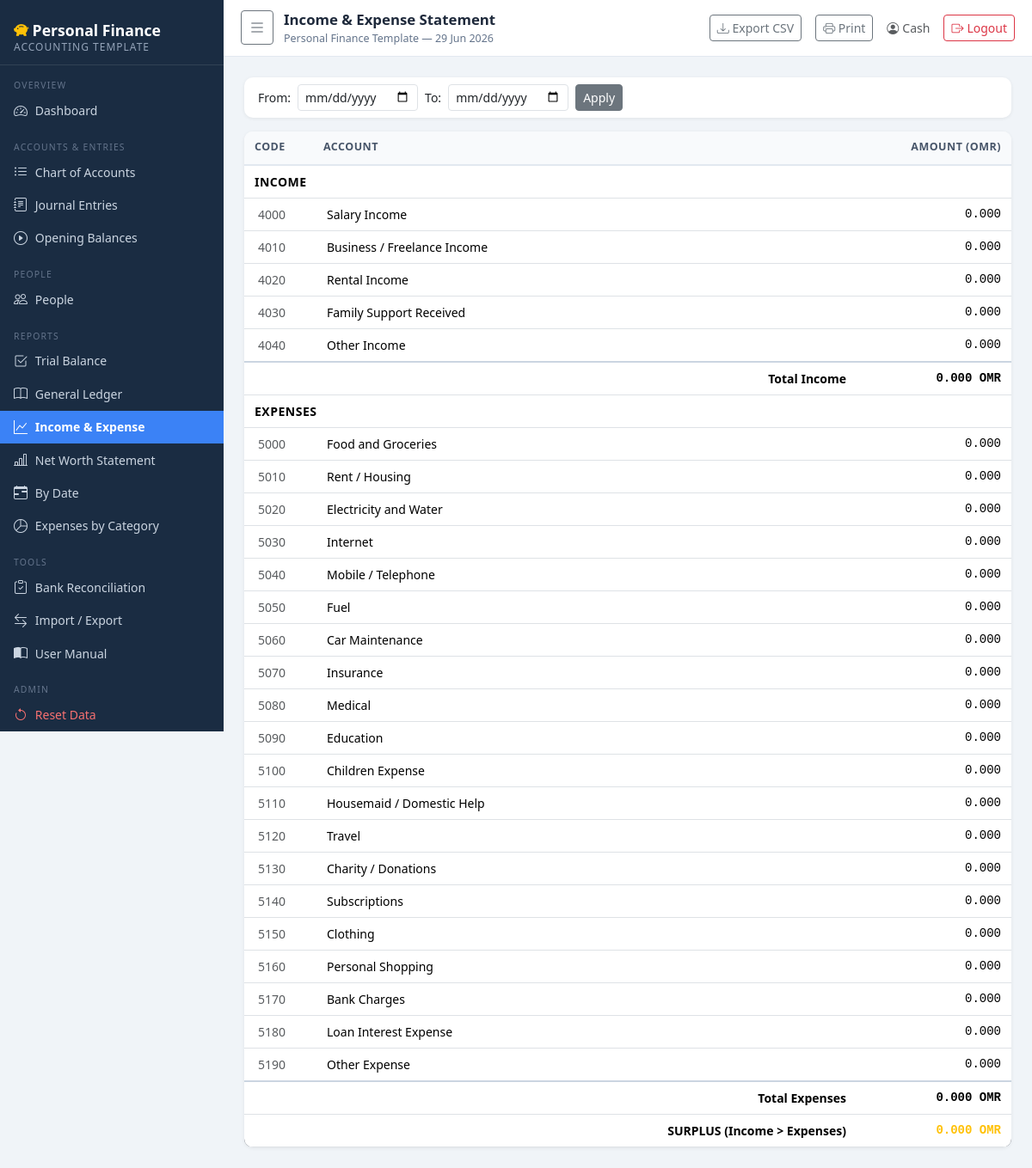
/reports/profit-loss (signed in), run on the app's committed database.
### app.py (models this page shows, shortened)
class Account(db.Model):
    __tablename__ = 'account'
    id = db.Column(db.Integer, primary_key=True)
    code = db.Column(db.String(20), unique=True, nullable=False)
    name = db.Column(db.String(200), nullable=False)
    account_type = db.Column(db.String(50), nullable=False)
    parent_account_id = db.Column(db.Integer, db.ForeignKey('account.id'), nullable=True)
    description = db.Column(db.Text)
    is_active = db.Column(db.Boolean, default=True)
    created_at = db.Column(db.DateTime, default=datetime.utcnow)
    parent = db.relationship('Account', remote_side='Account.id',
                             backref=db.backref('children', lazy='dynamic'))
    @property
    def computed_normal_balance(self):
        if self.account_type in ('Asset', 'Expense'):
            return 'Debit'
        return 'Credit'

### app.py (the view)
@app.route('/reports/income-expense')
@app.route('/reports/profit-loss')
@login_required
def income_expense():
    from_date_str = request.args.get('from_date', '')
    to_date_str = request.args.get('to_date', '')
    from_date, to_date = _parse_date_range(from_date_str, to_date_str)
    data = build_income_expense(from_date, to_date)
    return render_template('income_expense.html', **data,
                           from_date=from_date_str, to_date=to_date_str)

### app.py (called while the page is built)
def login_required(f):
    @wraps(f)
    def decorated(*args, **kwargs):
        if not session.get('logged_in'):
            return redirect(url_for('login', next=request.path))
        return f(*args, **kwargs)
    return decorated

def omr(value):
    if value is None:
        return '0.000 OMR'
    try:
        return f'{float(value):,.3f} OMR'
    except (TypeError, ValueError):
        return '0.000 OMR'

@app.context_processor
def inject_globals():
    return {'now': datetime.utcnow()}

def dec(value):
    if value is None:
        return Decimal('0')
    try:
        return Decimal(str(value))
    except Exception:
        return Decimal('0')

def get_account_totals(account_id, from_date=None, to_date=None):
    q = db.session.query(
        func.coalesce(func.sum(JournalLine.debit), 0),
        func.coalesce(func.sum(JournalLine.credit), 0)
    ).join(JournalEntry).filter(JournalLine.account_id == account_id)
    if from_date:
        q = q.filter(JournalEntry.date >= from_date)
    if to_date:
        q = q.filter(JournalEntry.date <= to_date)
    row = q.first()
    return dec(row[0]), dec(row[1])

def account_net_balance(account, from_date=None, to_date=None):
    td, tc = get_account_totals(account.id, from_date, to_date)
    if account.computed_normal_balance == 'Debit':
        return td - tc
    return tc - td

def build_income_expense(from_date=None, to_date=None):
    income_accounts = Account.query.filter_by(account_type='Income').order_by(Account.code).all()
    expense_accounts = Account.query.filter_by(account_type='Expense').order_by(Account.code).all()
    def rows_total(accounts):
        rows, total = [], Decimal('0')
        for a in accounts:
            bal = account_net_balance(a, from_date, to_date)
            rows.append({'account': a, 'balance': bal})
            total += bal
        return rows, total
    income_rows, total_income = rows_total(income_accounts)
    exp_rows, total_exp = rows_total(expense_accounts)
    surplus = total_income - total_exp
    return {
        'income_rows': income_rows, 'exp_rows': exp_rows,
        'total_income': total_income, 'total_exp': total_exp,
        'surplus': surplus,
    }

def _parse_date_range(from_str, to_str):
    from_date = to_date = None
    try:
        if from_str:
            from_date = datetime.strptime(from_str, '%Y-%m-%d').date()
        if to_str:
            to_date = datetime.strptime(to_str, '%Y-%m-%d').date()
    except ValueError:
        pass
    return from_date, to_date

### templates/income_expense.html (shortened to what this page needs)
{% extends 'base.html' %}
{% block page_title %}Income &amp; Expense Statement{% endblock %}
{% block topbar_actions %}
<a href="{{ url_for('export_income_expense') }}" class="btn btn-sm btn-outline-secondary no-print">
  <i class="bi bi-download"></i> Export CSV
</a>
<button onclick="window.print()" class="btn btn-sm btn-outline-secondary no-print">
  <i class="bi bi-printer"></i> Print
</button>
{% endblock %}
{% block content %}
<div class="table-card mb-3 no-print">
  <div class="px-3 py-2">
    <form method="get" class="d-flex gap-2 flex-wrap align-items-center">
      <label class="small mb-0">From:</label>
      <input name="from_date" type="date" class="form-control form-control-sm" value="{{ from_date }}" style="width:140px">
      <label class="small mb-0">To:</label>
      <input name="to_date" type="date" class="form-control form-control-sm" value="{{ to_date }}" style="width:140px">
      <button class="btn btn-sm btn-secondary">Apply</button>
    </form>
  </div>
</div>
<div class="table-card">
  <table class="table mb-0">
    <thead>
      <tr>
        <th style="width:80px">Code</th>
        <th>Account</th>
        <th class="text-end" style="width:180px">Amount (OMR)</th>
      </tr>
    </thead>
    <tbody>
      <tr><td colspan="3" class="report-section-header">INCOME</td></tr>
      {% for row in income_rows %}
      <tr>
        <td class="small text-muted ps-3">{{ row.account.code }}</td>
        <td class="ps-3">{{ row.account.name }}</td>
        <td class="text-end amount amount-credit">{{ '%.3f'|format(row.balance|float) }}</td>
      </tr>
      {% else %}
      <tr><td colspan="3" class="text-muted small ps-3 py-2">No income recorded yet.</td></tr>
      {% endfor %}
      <tr class="report-total-row">
        <td colspan="2" class="text-end fw-bold">Total Income</td>
        <td class="text-end amount fw-bold">{{ omr(total_income) }}</td>
      </tr>
      <tr><td colspan="3" class="report-section-header">EXPENSES</td></tr>
      {% for row in exp_rows %}
      <tr>
        <td class="small text-muted ps-3">{{ row.account.code }}</td>
        <td class="ps-3">{{ row.account.name }}</td>
        <td class="text-end amount amount-debit">{{ '%.3f'|format(row.balance|float) }}</td>
      </tr>
      {% else %}
      <tr><td colspan="3" class="text-muted small ps-3 py-2">No expenses recorded yet.</td></tr>
      {% endfor %}
      <tr class="report-total-row">
        <td colspan="2" class="text-end fw-bold">Total Expenses</td>
        <td class="text-end amount fw-bold">{{ omr(total_exp) }}</td>
      </tr>
      <tr class="report-grand-total-row">
        <td colspan="2" class="text-end fw-bold">
          {% if surplus >= 0 %}SURPLUS (Income &gt; Expenses){% else %}DEFICIT (Expenses &gt; Income){% endif %}
        </td>
        <td class="text-end amount fw-bold {% if surplus >= 0 %}text-warning{% else %}text-danger{% endif %}">
          {{ omr(surplus) }}
        </td>
      </tr>
    </tbody>
  </table>
</div>
{% endblock %}

### static/style.css (style rules this page uses)
:root { --sidebar-width: 260px; --primary-color: #2c6fad; --sidebar-bg: #1a2c42; --sidebar-text: #cbd5e1; --sidebar-active: #3b82f6; }
body { font-family: 'Segoe UI', system-ui, sans-serif; background: #f0f4f8; margin: 0; }
.table-card { border-radius: 10px; box-shadow: 0 1px 4px rgba(0,0,0,0.07); overflow: hidden; background: #fff; }
.table-card .table { margin-bottom: 0; }
.table-card .table th { background: #f8fafc; color: #475569; font-size: 0.78rem; text-transform: uppercase; letter-spacing: 0.5px; border-bottom: 2px solid #e2e8f0; padding: 0.6rem 0.75rem; }
.table-card .table td { padding: 0.5rem 0.75rem; vertical-align: middle; font-size: 0.875rem; }
.amount { font-family: 'Cascadia Code', 'Courier New', monospace; font-size: 0.875rem; white-space: nowrap; }
.amount-debit { color: #dc2626; }
.amount-credit { color: #16a34a; }
.report-section-header { background: #1e293b; color: #fff; padding: 0.4rem 1rem; font-weight: 600; font-size: 0.85rem; text-transform: uppercase; letter-spacing: 0.5px; border-radius: 4px 4px 0 0; margin-bottom: 0; }
.report-total-row { background: #f1f5f9; font-weight: 700; border-top: 2px solid #cbd5e1 !important; }
.report-grand-total-row { background: #1e293b; color: #fff; font-weight: 700; }

### data on the page
Account: account.code "4000", account.name "Salary Income"
Account: account.code "4010", account.name "Business / Freelance Income"
Account: account.code "4020", account.name "Rental Income"
Account: account.code "4030", account.name "Family Support Received"
Account: account.code "4040", account.name "Other Income"
Account: account.code "5000", account.name "Food and Groceries"
Account: account.code "5010", account.name "Rent / Housing"
Account: account.code "5020", account.name "Electricity and Water"
Account: account.code "5030", account.name "Internet"
Account: account.code "5040", account.name "Mobile / Telephone"
Account: account.code "5050", account.name "Fuel"
Account: account.code "5060", account.name "Car Maintenance"
Account: account.code "5070", account.name "Insurance"
Account: account.code "5080", account.name "Medical"
Account: account.code "5090", account.name "Education"
Account: account.code "5100", account.name "Children Expense"
Account: account.code "5110", account.name "Housemaid / Domestic Help"
Account: account.code "5120", account.name "Travel"
Account: account.code "5130", account.name "Charity / Donations"
Account: account.code "5140", account.name "Subscriptions"
Account: account.code "5150", account.name "Clothing"
Account: account.code "5160", account.name "Personal Shopping"
Account: account.code "5170", account.name "Bank Charges"
Account: account.code "5180", account.name "Loan Interest Expense"
Account: account.code "5190", account.name "Other Expense"

### other printed values
{{ session.get('username', 'admin') }} "Cash"
{{ '%.3f'|format(row.balance|float) }} "0.000" "0.000" "0.000" "0.000" "0.000"
{{ omr(total_income) }} "0.000 OMR"
{{ '%.3f'|format(row.balance|float) }} "0.000" "0.000" "0.000" "0.000" "0.000" "0.000" "0.000" "0.000" "0.000" "0.000" "0.000" "0.000" "0.000" "0.000" "0.000" "0.000" "0.000" "0.000" "0.000" "0.000"
{{ omr(total_exp) }} "0.000 OMR"
{{ omr(surplus) }} "0.000 OMR"
